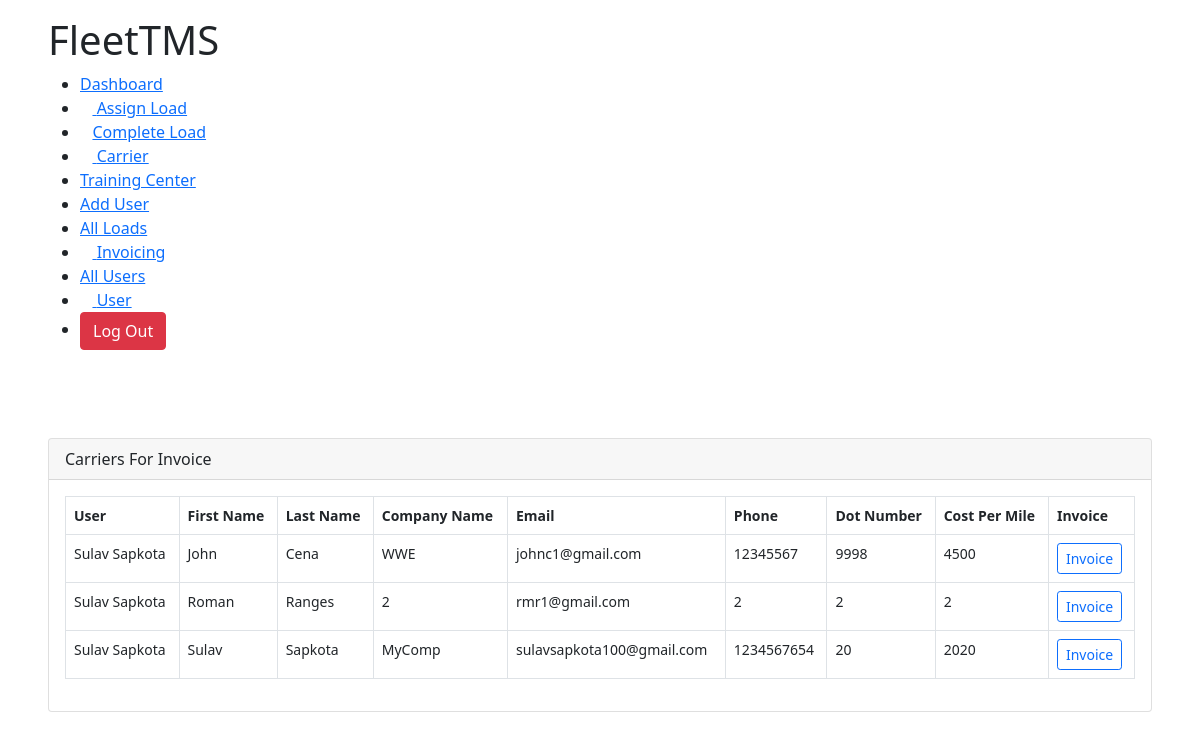
The app's page /all_invoice (signed in), older data.
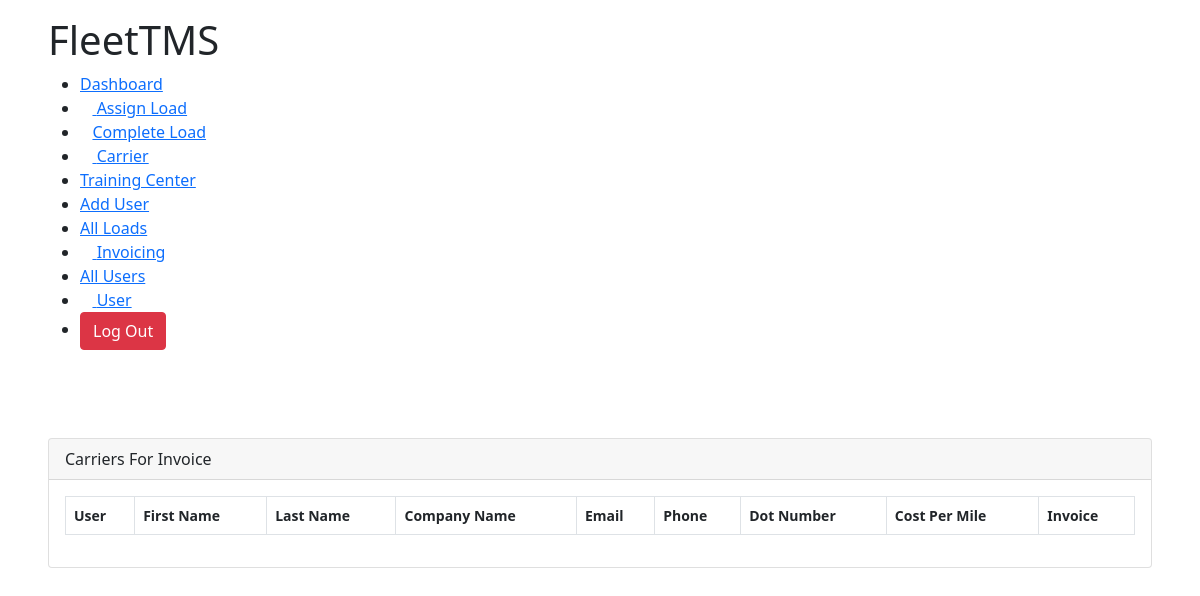
The same page, newer data.
### TMSTruck/models.py (models this page shows, shortened)
class Carrier(models.Model):
	user					= models.ForeignKey(Account,on_delete=models.CASCADE,null=True,blank=True)
	firstName 				= models.CharField(max_length=100,null=True)
	lastName				= models.CharField(max_length=100,null=True)
	company 				= models.CharField(max_length=100,null=True)
	email					= models.EmailField(max_length=100,null=True)
	phone					= models.IntegerField(null=True)
	mc_number 				= models.IntegerField(null=True)
	dot_number				= models.IntegerField(null=True)
	factoring_phone			= models.IntegerField(null=True)
	willing_states			= models.TextField(max_length=1000,null=True)
	carrier_status			= models.CharField(max_length=100,null=True)
	factoring_company		= models.CharField(max_length=100,null=True)
	mc_upload		 		= models.FileField(upload_to=carrierMcFiles,null=True)
	costPerMile				= models.IntegerField(null=True)

class Account(models.Model):
	user 					= models.OneToOneField(User, on_delete=models.CASCADE)
	choices 				= [('ACTIVE','ACTIVE'),('INACTIVE','INACTIVE')]
	Email					= models.EmailField(max_length=100,null=True)
	firstName    			= models.CharField(max_length=100,null=True)
	lastName 				= models.CharField(max_length=100,null=True)
	commissionRate 			= models.IntegerField(null=True)
	address 				= models.CharField(max_length=100,null=True)
	city 					= models.CharField(max_length=100,null=True)
	state 					= models.CharField(max_length=100,null=True)
	zipCode 				= models.IntegerField(null=True)
	Phone 					= models.IntegerField(null=True)
	userStatus 				= models.CharField(max_length=100,choices=choices,default='ACTIVE')
	enrolledCarriers 		= models.TextField(null=True,max_length=3000)
	ndaNca 					= models.FileField(upload_to='Users NDA NCA W9 Files/ndas')
	w9_upload				= models.FileField(upload_to=w9UploadFile,null=True)

### TMSTruck/decorators.py (the view)
        def wrapper(request, *args, **kwargs):
            group = None
            if request.user.groups.exists():
                group = request.user.groups.all()[0].name
            if group in allowed_roles:
                return view_func(request, *args, **kwargs)
            elif group == 'Trainee':
                return redirect("user")
            else:
                return HttpResponse("You are not authorized to visit this page. ")

### TMSTruck/views.py (called while the page is built)
@login_required(login_url="login")
@customRoles(allowed_roles=['Admin','Accounting'])
def all_invoice(request):
	ac = Account.objects.get(user=request.user)
	carrier = Carrier.objects.all()
	ca = carrier.values()
	template = 'TMSTruck/carrier/all_invoice.html'
	carrierList = [car for car in carrier]
	all_loads = AssignLoad.objects.filter(user=ac)
	group = request.user.groups.all()[0].name
	print(ca)
	context = {
		'carriers':carrier,
		'group':group,
	}
	return render(request,template,context)

### TMSTruck/templates/TMSTruck/carrier/all_invoice.html (shortened to what this page needs)
{% extends 'TMSTruck/base.html' %}
{% load static %}
{% block content %}
<!DOCTYPE html>
<html lang="en">
<head>
    <link rel="stylesheet" href="{% static 'css/dashboard.css' %}">
</head>
<body>
    <div class="main-body">
        {% if group == 'Accounting' %}
        {% include 'TMSTruck/navbars/accounting_navbar.html' %}
        {% elif group == 'Admin' %}
        {% include 'TMSTruck/navbars/admin_navbar.html' %}
        {% elif group == 'Hiring Manager' %}
        {% include 'TMSTruck/navbars/hiring_manager_navbar.html' %}
        {% elif group == 'Logistics Manager' %}
        {% include 'TMSTruck/navbars/logistics_manager.html' %}
        {% endif %}<br><br>
        <div class="row">
            <div class="col-md-12">
                <div class="card">
                    <div class="card-header">Carriers For Invoice</div>
                    <div class="card-body">
                        <table class="table table-bordered">
                            <thead>
                                <tr>
                                    <th scope="col">User</th>
                                    <th scope="col">First Name</th>
                                    <th scope="col">Last Name</th>
                                    <th scope="col">Company Name</th>
                                    <th scope="col">Email</th>
                                    <th scope="col">Phone</th>
                                    <th scope="col">Dot Number</th>
                                    <th scope="col">Cost Per Mile</th>
                                    <th scope="col">Invoice</th>
                                </tr>
                            </thead>
                            <tbody>
                                {% for carrier in carriers %}
                                <tr>
                                    <td>{{carrier.user.firstName}} {{carrier.user.lastName}}</td>
                                    <td>{{carrier.firstName}}</td>
                                    <td>{{carrier.lastName}}</a></td>
                                    <td>{{carrier.company}}</td>
                                    <td>{{carrier.email}}</td>
                                    <td>{{carrier.phone}}</td>
                                    <td>{{carrier.dot_number}}</td>
                                    <td>{{carrier.costPerMile}}</td>
                                    <td><a href="{% url 'invoice' carrier.id %}"><button class="btn btn-outline-primary btn-sm">Invoice</button></a></td>
                                </tr>
                                {% endfor %}
                            </tbody>
                        </table>
                    </div>
                </div>
            </div>
        </div>
    </div>
</body>
</html>
{% endblock %}

Row changes from the older to the newer data that the page shows:
removed Carrier: user.firstName "Sulav", user.lastName "Sapkota", firstName "John", lastName "Cena", company "WWE", email "johnc1@gmail.com", phone "12345567", dot_number "9998", costPerMile "4500"
removed Carrier: user.firstName "Sulav", user.lastName "Sapkota", firstName "Roman", lastName "Ranges", company "2", email "rmr1@gmail.com", phone "2", dot_number "2", costPerMile "2"
removed Carrier: user.firstName "Sulav", user.lastName "Sapkota", firstName "Sulav", lastName "Sapkota", company "MyComp", email "sulavsapkota100@gmail.com", phone "1234567654", dot_number "20", costPerMile "2020"
